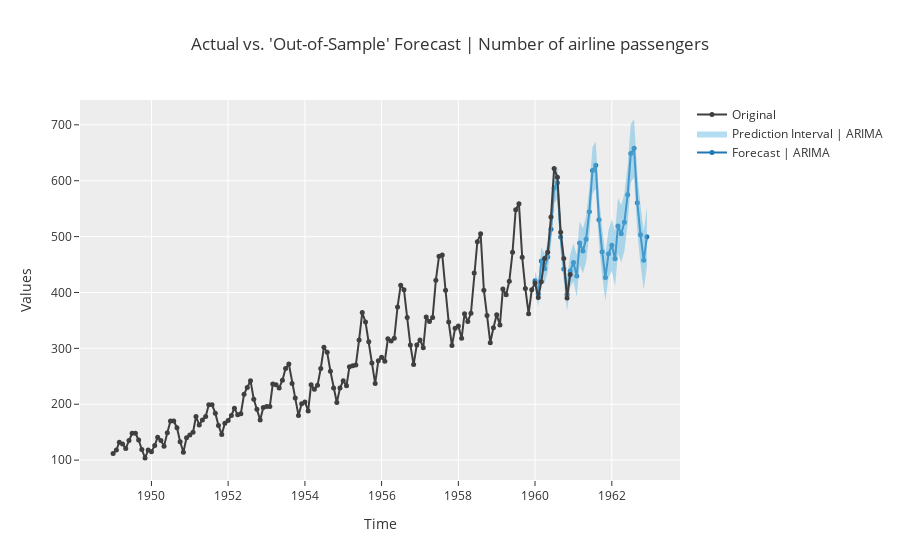

This figure's notebook cell:
### Code cell
plot_model(estimator = arima, plot = 'forecast', data_kwargs = {'fh' : 36})
